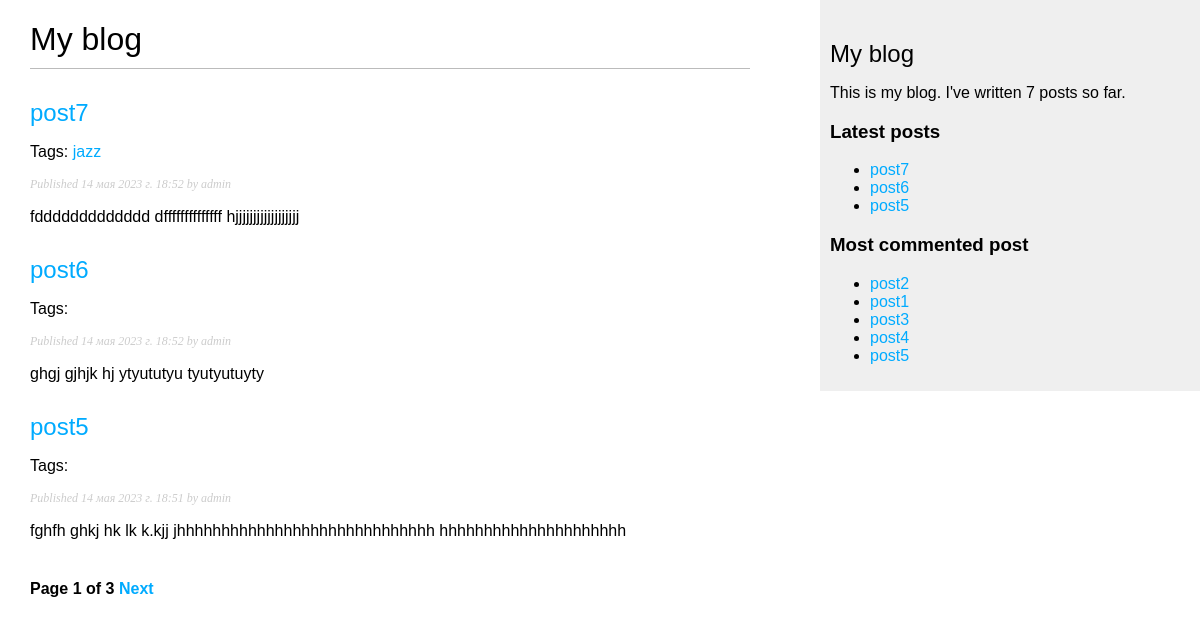
/blog/, run on an earlier commit of the app's database.
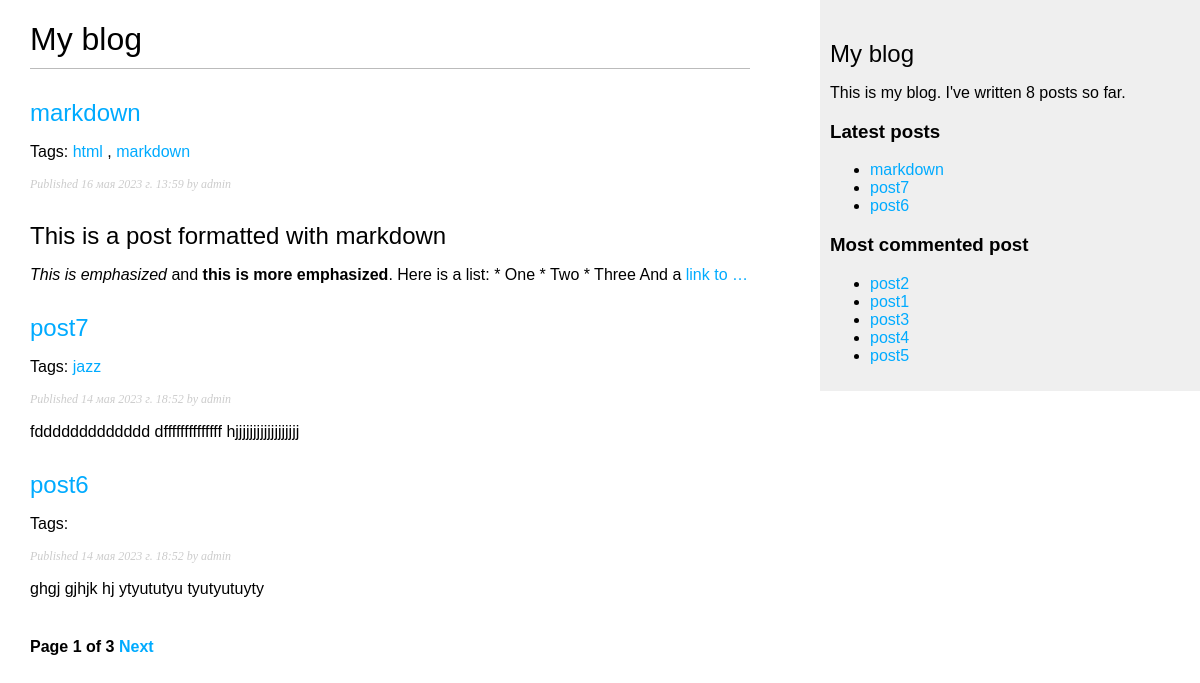
And on a later commit of the database.
### blog/models.py (models this page shows, shortened)
class Post(models.Model):
    class Status(models.TextChoices):
        DRAFT = 'DF', 'Draft'
        PUBLISHED = 'PB', 'Published'
    title = models.CharField(max_length=250)
    slug = models.SlugField(max_length=250, unique_for_date='publish')
    author = models.ForeignKey(User, on_delete=models.CASCADE, related_name='blog_posts')
    body = models.TextField()
    publish = models.DateTimeField(default=timezone.now)
    created = models.DateTimeField(auto_now_add=True)
    updated = models.DateTimeField(auto_now=True)
    status = models.CharField(max_length=2, choices=Status.choices, default=Status.DRAFT)
    tags = TaggableManager()
    objects = models.Manager()
    published = PublishedManager()
    class Meta:
        ordering = ['-publish']
        indexes = [
            models.Index(fields=['-publish']),
        ]
    def get_absolute_url(self):
        return reverse('blog:post_detail', args=[self.publish.year,
                                                 self.publish.month,
                                                 self.publish.day,
                                                 self.slug])

### blog/views.py (the view)
# urls.py: path('', views.post_list, name='post_list'),
def post_list(request, tag_slug=None):
    post_list = Post.published.all()
    tag = None
    if tag_slug:
        tag = get_object_or_404(Tag, slug=tag_slug)
        post_list = post_list.filter(tags__in=[tag])
    paginator = Paginator(post_list, 3)
    page_number = request.GET.get('page', 1)
    try:
        posts = paginator.page(page_number)
    except PageNotAnInteger:
        posts = paginator.page(1)
    except EmptyPage:
        posts = paginator.page(paginator.num_pages)
    return render(request, 'blog/post/list.html', {'posts': posts, 'tag': tag})

### blog/models.py (called while the page is built)
    def get_queryset(self) -> QuerySet:
        return super().get_queryset().filter(status=Post.Status.PUBLISHED)

### blog/templatetags/blog_tags.py (called while the page is built)
@register.simple_tag
def total_posts():
    return Post.published.count()

@register.inclusion_tag('blog/post/latest_posts.html')
def show_latest_posts(count=5):
    latest_posts = Post.published.order_by('-publish')[:count]
    return {'latest_posts': latest_posts}

@register.simple_tag
def get_most_commented_posts(count=5):
    return Post.published.annotate(
        total_comments=Count('comments')
    ).order_by('-total_comments')[:count]

@register.filter(name='markdown')
def markdown_format(text):
    return mark_safe(markdown.markdown(text))

### blog/templates/blog/post/list.html (shortened to what this page needs)
{% extends "blog/base.html" %}
{% load blog_tags %}
{% block content %}
    <h1>My blog</h1>
    {% for post in posts %}
        <h2>
            <a href="{{ post.get_absolute_url }}">
                {{ post.title }}
            </a>
        </h2>
        <p class="tags">
            Tags:
            {% for tag in post.tags.all %}
                <a href="{% url 'blog:post_list_by_tag' tag.slug %}">
                    {{ tag.name }}
                </a>
                {% if not forloop.last %}, {% endif %}
            {% endfor %}
        </p>
        <p class="date">
            Published {{ post.publish }} by {{ post.author }}
        </p>
        {{ post.body|markdown|truncatewords_html:30 }}
    {% endfor %}
    {% include "pagination.html" with page=posts %}
{% endblock %}

### blog/templates/blog/base.html (shortened to what this page needs)
{% load blog_tags %}
{% load static %}
<!DOCTYPE html>
<html lang="en">
<head>
    <link rel="stylesheet" href="{% static 'css/blog.css' %}">
</head>
<body>
    <div id="content">
        {% block content %}
        {% endblock %}
    </div>
    <div id="sidebar">
        <h2>My blog</h2>
        <p>
            This is my blog.
            I've written {% total_posts %} posts so far.
        </p>
        <h3>Latest posts</h3>
        {% show_latest_posts 3 %}
        <h3>Most commented post</h3>
        {% get_most_commented_posts as most_commented_posts %}
        <ul>
            {% for post in most_commented_posts %}
                <li>
                    <a href="{{ post.get_absolute_url }}">{{ post.title }}</a>
                </li>
            {% endfor %}
        </ul>
    </div>
</body>
</html>

### blog/templates/pagination.html (shortened to what this page needs)
<div class="pagination">
    <span class="step-links">
        <span class="current">
            Page {{ page.number }} of {{ page.paginator.num_pages }}
        </span>
        {% if page.has_next %}
            <a href="?page={{ page.next_page_number }}">Next</a>
        {% endif %}
    </span>
</div>

### blog/templates/blog/post/latest_posts.html
<ul>
    {% for post in latest_posts %}
        <li>
            <a href="{{ post.get_absolute_url }}">{{ post.title }}</a>
        </li>
    {% endfor %}
</ul>

### blog/static/css/blog.css (style rules this page uses)
body { margin:0; padding:0; font-family:helvetica, sans-serif; }
a { color:#00abff; text-decoration:none; }
h1 { font-weight:normal; border-bottom:1px solid #bbb; padding:0 0 10px 0; }
h2 { font-weight:normal; margin:30px 0 0; }
#content { float:left; width:60%; padding:0 0 0 30px; }
#sidebar { float:right; width:30%; padding:10px; background:#efefef; height:100%; }
p.date { color:#ccc; font-family: georgia, serif; font-size: 12px; font-style: italic; }
.pagination { margin:40px 0; font-weight:bold; }

What changed in the data, as far as the page shows it:
no longer on one of the page's lists (row unchanged): Post: title "post5", publish "14 мая 2023 г. 18:51", author "admin", body "fghfh ghkj hk lk k.kjj jhhhhhhhhhhhhhhhhhhhhhhhhhhhhh hhhhhhhhhhhhhhhhhhhhh"
added Post: title "markdown", publish "16 мая 2023 г. 13:59", author "admin", body "This is a post formatted with markdown This is emphasized and this is more emphasized . Here is a list: * One * Two * Three And a link to …"
added Tag: name "html", shown under "markdown"
added Tag: name "markdown"
Also different on the page:
text no longer shown: "7"
text now shown: "8"
